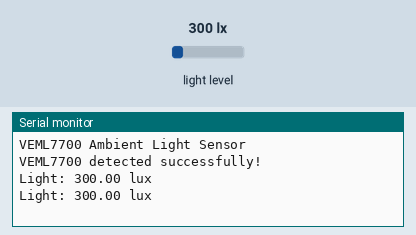
Simulated run of this sketch. Board: Arduino Uno, built with avr-gcc and run on an emulated ATmega328P. Shown: the last lines printed to the serial monitor. The inputs (shaded band) are chosen by the test bench; at power-on: light level 300 lx.

Above: at 1.8 s.
1.9 s: light level set to 40 lx
At 2.6 s:
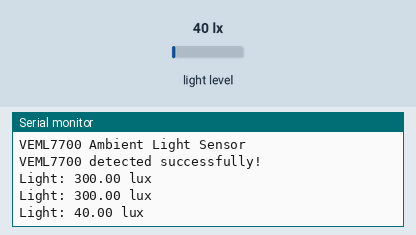
3.4 s: light level set to 500 lx
At 4.8 s:
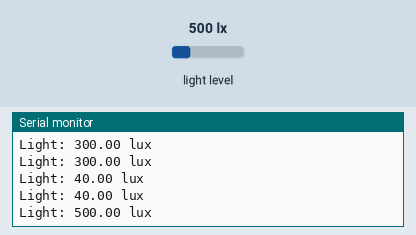
Timing chart, 0 to 6.4 s (numbered marks = the images above; inputs shaded):
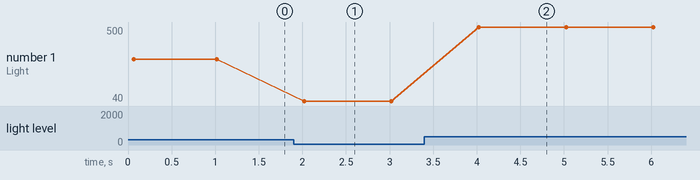

Measured:
- after the input at 1.9 s, the serial monitor: prints a new line after 0.12 s (image 1)
- after the input at 3.4 s, the serial monitor: prints a new line after 0.62 s (image 2)
- plotted number 1: 300 → 40 after the input at 1.9 s, 40 → 500 after the input at 3.4 s

The sketch:

VEML7700.ino
```cpp
#include <Wire.h>
#include <Adafruit_VEML7700.h>

Adafruit_VEML7700 veml = Adafruit_VEML7700();

void setup() {
  Serial.begin(9600);
  Wire.begin();

  Serial.println("VEML7700 Ambient Light Sensor");

  if (!veml.begin()) {
    Serial.println("VEML7700 not found!");
    while (1) {
      delay(10);
    }
  }

  Serial.println("VEML7700 detected successfully!");
}

void loop() {
  float lux = veml.readLux();

  Serial.print("Light: ");
  Serial.print(lux);
  Serial.println(" lux");

  delay(1000);
}
```
